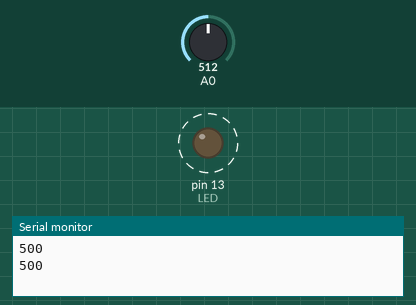
This sketch was run on a simulated Arduino Uno, built with avr-gcc and run on an emulated ATmega328P. On the bench: output pins drawn as LEDs (lit = HIGH), the last lines printed to the serial monitor. Dashed ring = blinking. Inputs (shaded band) come from the test bench; at power-on: A0 = 512.

Above: at 1.8 s.
1.9 s: A0 set to 306
At 2.15 s:
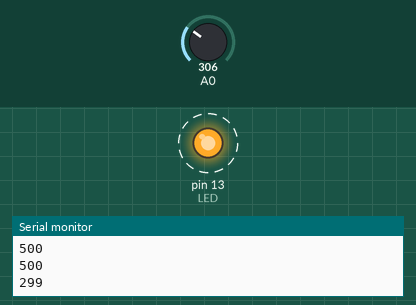
5.4 s: A0 set to 122
At 5.88 s:
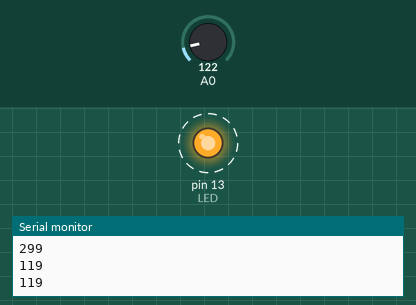
Timing chart, 0 to 14.9 s (numbered marks = the images above; inputs shaded):
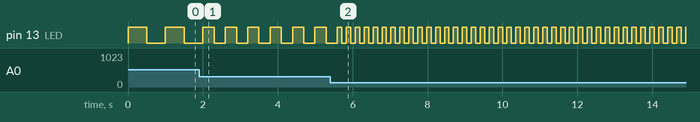

Measured:
- after the input at 1.9 s, pin 13 (LED): alternates HIGH for 0.30 s and LOW for 0.30 s, starting after 0.40 s
- after the input at 5.4 s, pin 13 (LED): alternates HIGH for 0.12 s and LOW for 0.12 s, starting after 0.31 s
- by itself, pin 13 (LED): alternates HIGH for 0.50 s and LOW for 0.50 s

The sketch:

lab3.ino
```cpp
int LED = 13;

void setup() {
  Serial.begin(9600);
   pinMode(LED,OUTPUT);

}

void loop() {
  int val = analogRead(A0);
  val = map(val, 0, 1023, 0, 1000);
  Serial.println(val);
  digitalWrite(LED, HIGH);
  delay(val);
  digitalWrite(LED, LOW);
  delay(val);
}
```
